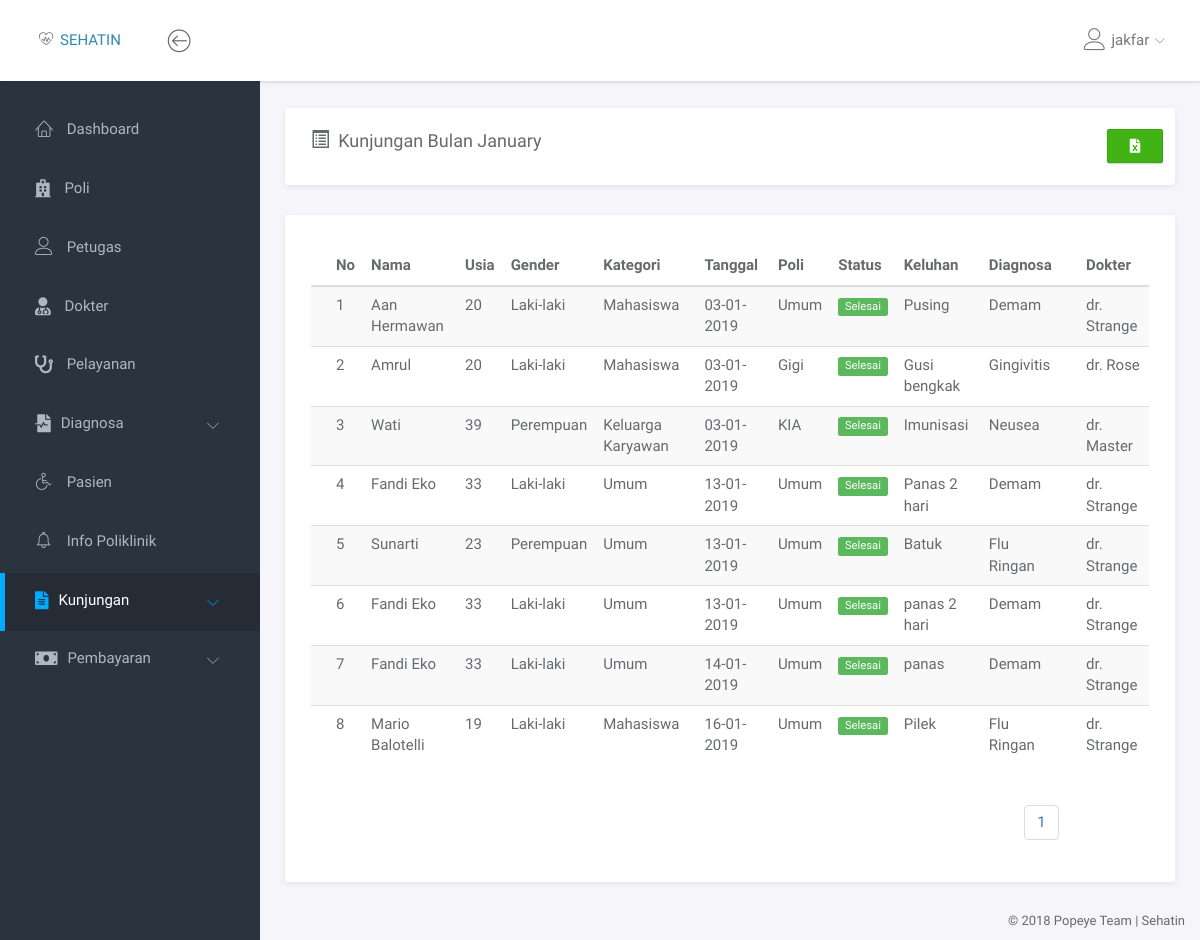
/kunjungan/pasien_bulan_ini.php (signed in), run on the app's committed database.
### tables this page shows
CREATE TABLE `pasien` (
  `id_pasien` int(11) NOT NULL,
  `no_identitas` varchar(16) NOT NULL,
  `nama` varchar(50) NOT NULL,
  `tmpt_lahir` varchar(30) NOT NULL,
  `tgl_lahir` date NOT NULL,
  `gender` enum('Laki-laki','Perempuan') NOT NULL,
  `alamat` varchar(60) NOT NULL,
  `no_hp` varchar(13) NOT NULL,
  `pendidikan` varchar(5) NOT NULL,
  `status_perkawinan` enum('Belum Kawin','Kawin') NOT NULL,
  `kategori` enum('Umum','Karyawan','Keluarga Karyawan','Mahasiswa') NOT NULL
);

### kunjungan/pasien_bulan_ini.php (the view, shortened to what this page needs)
<!doctype html>
<html lang="en">
<head>
<link rel="stylesheet" href="../assets/vendor/bootstrap/css/bootstrap.min.css">
<link rel="stylesheet" href="../assets/vendor/font-awesome/css/font-awesome.min.css">
<link rel="stylesheet" href="../assets/vendor/linearicons/style.css">
<link rel="stylesheet" href="../assets/vendor/chartist/css/chartist-custom.css">
<link rel="stylesheet" href="../assets/css/main.css">
</head>
<body>
<div id="wrapper">
  <?php
  include '../dashboard/navbar.php';
  include '../dashboard/left_sidebar.php';
  $bulan = date("F");
  ?>
  <div class="main">
    <div class="main-content">
      <div class="container-fluid">
        <div class="panel">
          <div class="panel-heading">
           <div class="row">
             <div class="col-md-4">
              <h1 class="panel-title"><i class="glyphicon glyphicon-list-alt"></i>&ensp;Kunjungan Bulan <?php echo $bulan ?></h1>
             </div>
             <div class="col-md-1 col-md-offset-7">
                <a href="export_per_bulan.php" class="btn btn-success" title="Export ke excel"><i class="fa fa-file-excel-o"></i></a>
             </div>
           </div>
          </div>
        </div>
        <div class="row">
          <div class="col-md-12">
            <div class="panel">
              <br>
                  <div class="panel-body">
                    <div class="table-responsive">
                      <table class="table table-striped table-hover">
                        <thead>
                          <tr>
                            <th>No</th>
                            <th>Nama</th>
                            <th>Usia</th>
                            <th>Gender</th>
                            <th>Kategori</th>
                            <th>Tanggal</th>
                            <th>Poli</th>
                            <th>Status</th>
                            <th>Keluhan</th>
                            <th>Diagnosa</th>
                            <th>Dokter</th>
                          </tr>
                        </thead>
                        <tbody>
                          <?php
                          $now = date('d-m-Y');
                          $now = explode("-", $now);
                          $now = $now[1];
                          if (isset($_POST['btn_cari'])) {
                          }
                          else{
                            $halaman = 10;
                            $page = isset($_GET['halaman']) ? (int)$_GET['halaman'] : 1;
                            $mulai = ($page > 1) ? ($page * $halaman) - $halaman : 0;
                            $query = "SELECT DISTINCT p.*, a.status, a.waktu, a.keluhan, poli.poli, dg.diagnosa, d.nm_dokter FROM pasien p INNER JOIN antrian a ON a.id_pasien = p.id_pasien INNER JOIN poli ON a.id_poli = poli.id_poli INNER JOIN pemeriksaan pm ON pm.id_antrian = a.id_antrian INNER JOIN dokter d ON d.id_dokter = pm.id_dokter INNER JOIN diagnosa dg ON dg.id_diagnosa = pm.id_diagnosa WHERE month(waktu) = '$now' ORDER BY a.waktu ASC LIMIT $mulai, $halaman";
                            $ttl = mysqli_query($con, "SELECT COUNT(*) AS jml_pasien FROM antrian WHERE month(waktu) = '$now'");
                          }
                          $result = mysqli_query($con, $query);
                          $jml_pasien = mysqli_fetch_assoc($ttl);
                          $pages = ceil($jml_pasien['jml_pasien'] / $halaman);
                          $no = $mulai + 1;
                          foreach ($result as $val) {
                            $today = new DateTime();
                            $tgl_lahir = new DateTime($val['tgl_lahir']);
                            $usia = $today->diff($tgl_lahir)->y;
                            $t = explode(" ", $val['waktu']);
                            $time = date("d-m-Y", strtotime($t[0]));
                            echo "<tr>
                            <td>$no</td>
                            <td>$val[nama]</td>
                            <td>$usia</td>
                            <td>$val[gender]</td>
                            <td>$val[kategori]</td>
                            <td>$time</td>
                            <td>$val[poli]</td>
                            <td><span class='label label-success'>$val[status]</span></td>
                            <td>$val[keluhan]</td>
                            <td>$val[diagnosa]</td>
                            <td>$val[nm_dokter]</td>
                            </tr>
                            ";
                            $no++;
                          }
                          ?>
                        </tbody>
                      </table>
                    </div>
                    <?php if (!isset($_POST['btn_cari'])): ?>
                      <div class="col-md-2 col-md-offset-10">
                        <ul class="pagination">
                          <?php for ($i=1; $i <= $pages ; $i++) { ?>
                            <li> <a href="?halaman=<?php echo $i ?>" class="<?php echo $i==$_GET['halaman'] ? 'active' : '' ?>"> <?php echo $i ?> </a> </li>
                          <?php } ?>
                        </ul>
                      </div>
                    <?php endif; ?>
              </div>
            </div>
          </div>
        </div>
      </div>
    </div>
  </div>
  <?php include '../dashboard/footer.php'; ?>
  </div>
</body>
</html>

### assets/css/main.css (style rules this page uses)
html { position: relative; min-height: 100%; }
body { background-color: #F3F5F8; font-family: "Source Sans Pro", sans-serif; font-size: 15px; color: #676a6d; }
a { color: #3287B2; }
th { font-weight: 600; }
#wrapper .main { -webkit-transition: all 0.3s ease-in-out; -moz-transition: all 0.3s ease-in-out; -ms-transition: all 0.3s ease-in-out; -o-transition: all 0.3s ease-in-out; transition: all 0.3s ease-in-out; width: calc(100% - 260px); left: 0; position: relative; float: right; background-color: #f5f5fa; }
#wrapper #sidebar-nav, #wrapper .main { padding-top: 80px; }
.main-content { padding: 28px 10px; }
.btn { -webkit-border-radius: 2px; -moz-border-radius: 2px; border-radius: 2px; -moz-box-shadow: 0px 1px 2px 0 rgba(0, 0, 0, 0.2); -webkit-box-shadow: 0px 1px 2px 0 rgba(0, 0, 0, 0.2); box-shadow: 0px 1px 2px 0 rgba(0, 0, 0, 0.2); padding: 6px 22px; }
.btn-success { background-color: #41B314; border-color: #3ca512; }
.panel { -webkit-border-radius: 3px; -moz-border-radius: 3px; border-radius: 3px; -moz-box-shadow: 0 2px 6px rgba(0, 0, 0, 0.08); -webkit-box-shadow: 0 2px 6px rgba(0, 0, 0, 0.08); box-shadow: 0 2px 6px rgba(0, 0, 0, 0.08); background-color: #fff; margin-bottom: 30px; }
.panel .panel-heading, .panel .panel-body, .panel .panel-footer { padding-left: 25px; padding-right: 25px; }
.panel .panel-heading { padding-top: 20px; padding-bottom: 20px; position: relative; }
.panel .panel-heading .panel-title { margin: 0; font-size: 18px; font-weight: 300; }
.panel .panel-body { padding-top: 10px; padding-bottom: 15px; }
.panel .table > thead > tr > td:first-child, .panel .table > thead > tr > th:first-child, .panel .table > tbody > tr > td:first-child, .panel .table > tbody > tr > th:first-child, .panel .table > tfoot > tr > td:first-child, .panel .table > tfoot > tr > th:first-child { padding-left: 25px; }
.panel .table > thead > tr > td:last-child, .panel .table > thead > tr > th:last-child, .panel .table > tbody > tr > td:last-child, .panel .table > tbody > tr > th:last-child, .panel .table > tfoot > tr > td:last-child, .panel .table > tfoot > tr > th:last-child { padding-left: 25px; }
.label { font-weight: normal; }

### data on the page
pasien: nama "Aan Hermawan", gender "Laki-laki", kategori "Mahasiswa", time "03-01-2019", val "Umum", val "Selesai", val "Pusing", val "Demam", val "dr. Strange"
pasien: nama "Amrul", gender "Laki-laki", kategori "Mahasiswa", time "03-01-2019", val "Gigi", val "Selesai", val "Gusi bengkak", val "Gingivitis", val "dr. Rose"
pasien: nama "Wati", gender "Perempuan", kategori "Keluarga Karyawan", time "03-01-2019", val "KIA", val "Selesai", val "Imunisasi", val "Neusea", val "dr. Master"
pasien: nama "Fandi Eko", gender "Laki-laki", kategori "Umum", time "13-01-2019", val "Umum", val "Selesai", val "Panas 2 hari", val "Demam", val "dr. Strange", val "panas 2 hari", time "14-01-2019", val "panas"
pasien: nama "Sunarti", gender "Perempuan", kategori "Umum", time "13-01-2019", val "Umum", val "Selesai", val "Batuk", val "Flu Ringan", val "dr. Strange"
pasien: nama "Mario Balotelli", gender "Laki-laki", kategori "Mahasiswa", time "16-01-2019", val "Umum", val "Selesai", val "Pilek", val "Flu Ringan", val "dr. Strange"

### other printed values
$_SESSION['username'] "jakfar"
